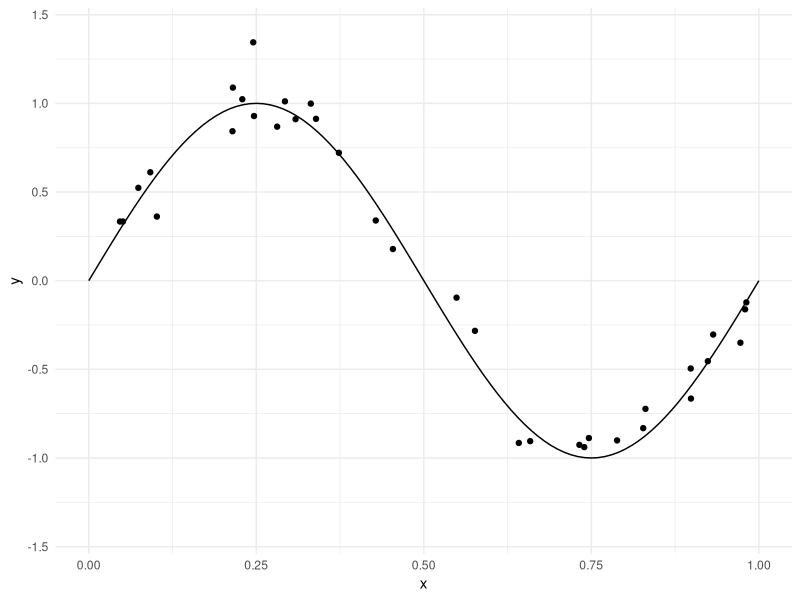
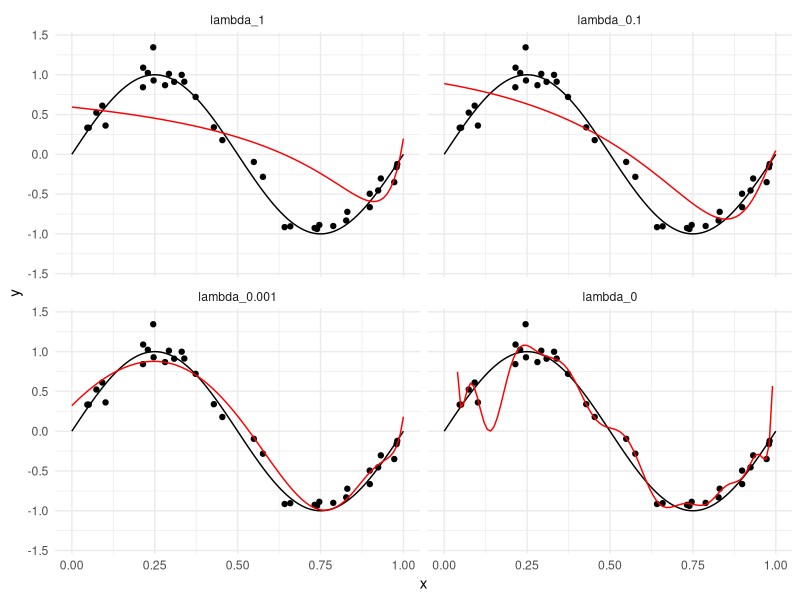
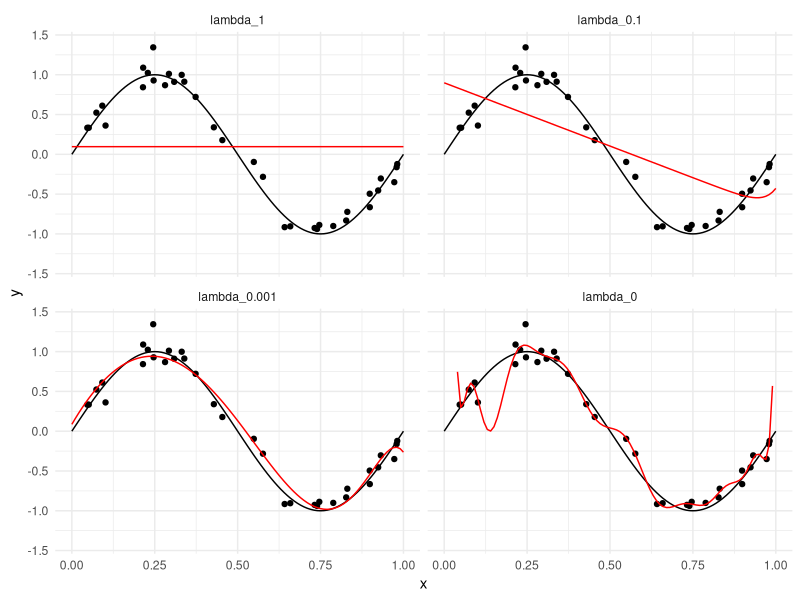

Write the R code that produced these figures, in order. (Note: this script raises an error after producing the figures.)
## ---- chunk 1
knitr::opts_chunk$set(echo = TRUE)
knitr::opts_chunk$set(message = FALSE)
# knitr::opts_knit$set(root.dir = '..')
knitr::opts_chunk$set(fig.height = 3, fig.width = 7)
knitr::opts_chunk$set(fig.pos='H')

library(data.table)
library(ggplot2)
library(magrittr)
library(glue)
library(purrr)
library(caret)
library(knitr)
library(glmnet)
## ---- chunk 2
set.seed(1337)
n <- 50
x <- runif(n, min = 0, max = 1)
e <- rnorm(n, 0, 0.1)
y <- sin(2*pi*x) + e

x_range <- seq(0,1,0.01)
f <- sin(2*pi*x_range)

data <- data.table(x = x, y = y)
data <- data[, constant := 1]

train_proportion <- 0.7
train_index <- sample(1:n, floor(n*train_proportion))

data_train <- data[train_index,]
data_test <- data[-train_index,]
data_range <- data.table(x = x_range, y = f)

p <- ggplot(data_train, aes(x, y)) +
    geom_point()  + 
    geom_line(data = data_range, aes(x, y)) +
    theme_minimal() +
    xlim(0, 1) + ylim(-1.4, 1.4)

p
## ---- chunk 3
MSE <- function(y, pred) {
    mean((y - pred)**2)
}

k <- c(0, 1, 5, 30)
train_control <- trainControl(method="cv", number=5)

mse_train <- list()
mse_test <- list()
mse_cross <- list()
aic <- list()
bic <- list()
for (i in k) {
    if (i == 0) {
       model <- lm(y ~ 1, data = data_train)
       model_caret <- train(y ~ constant, 
             data=data, 
             trControl=train_control, 
             method="lm", 
             tuneGrid  = expand.grid(intercept = FALSE) )
    } else {
        model <- lm(y ~ poly(x, i, raw = TRUE), data = data_train)
        formula <- as.formula(paste0("y ~ ", paste(paste0(paste0("I(x^",1:i),")"), collapse = " + ")))
        model_caret <- train(formula, 
               data=data, 
               trControl=train_control, 
               method="lm")
    }
    colname <- paste0("k_",i)
    data_train <- data_train[, eval(colname):=predict(model, newdata = data_train)]
    mse_train[[colname]] <-  MSE(data_train[, y], data_train[, get(colname)])
    data_test <- data_test[, eval(colname):=predict(model, newdata = data_test)]
    mse_test[[colname]] <-  MSE(data_test[, y], data_test[, get(colname)])
    mse_cross[[colname]] <-  model_caret$results$RMSE**2
    aic[[colname]] <-  AIC(model)
    bic[[colname]] <-  BIC(model)
}

evals <- cbind("train MSE" = unlist(mse_train), "test MSE" = unlist(mse_test), "CV MSE" = unlist(mse_cross),
               "AIC" = unlist(aic), "BIC" = unlist(bic))
kable(evals, digits = 2)
## ---- chunk 4

lambda <- c(1,0.1,0.001)

model_formula <- as.formula("y ~ poly(x, 30, raw = TRUE)")
X <- model.matrix(model_formula, data = data_train)[,-1]
X_range <- model.matrix(model_formula, data = data_range)[,-1]

ridge.mod <- glmnet(X, data_train$y, alpha = 0, lambda = lambda)

for (l in lambda){
  colname = paste0("lambda_",l)
  ridge.pred <- predict(ridge.mod, s = l, newx =  X_range)
  data_range <- data_range[, eval(colname):= ridge.pred]
}

lm.mod <- lm(model_formula, data = data_train)
data_range <- data_range[, "lambda_0":=predict(lm.mod, newdata = data_range)]

data_range_long <- melt(data_range, id.vars = c("x", "y"))

p +
    geom_line(data = data_range_long, aes(x, value), color = "red") +
    facet_wrap(~variable)

## ---- chunk 5

lambda <- c(1,0.1,0.001)

lasso.mod <- glmnet(X, data_train$y, alpha = 1, lambda = lambda)

data_range <- data.table(x = x_range, y = f)
for (l in lambda){
  colname = paste0("lambda_",l)
  ridge.pred <- predict(lasso.mod, s = l, newx =  X_range)
  data_range <- data_range[, eval(colname):= ridge.pred]
}

lm.mod <- lm(model_formula, data = data_train)
data_range <- data_range[, "lambda_0":=predict(lm.mod, newdata = data_range)]

data_range_long <- melt(data_range, id.vars = c("x", "y"))

p +
    geom_line(data = data_range_long, aes(x, value), color = "red") +
    facet_wrap(~variable)

## ---- chunk 6
knitr::include_graphics("./figures/lasso_ridge.png")
## ---- chunk 7

ridge_best <- cv.glmnet(X, data_train$y, alpha = 0)
bestlam <- ridge_best$lambda.min

data_range <- data.table(x = x_range, y = f)
data_range <- data_range[, "ridge_best":=predict(ridge_best, s = bestlam, newx =  X_range)]
data_train <- data_train[, "ridge_best":=predict(ridge_best, s = bestlam, newx =  X)]
X_test <- model.matrix(model_formula, data = data_test)[,-1]
data_test <- data_test[, "ridge_best":=predict(ridge_best, s = bestlam, newx =  X_test)]

lasso_best <- cv.glmnet(X, data_train$y, alpha = 1)
bestlam <- lasso_best$lambda.min

data_range <- data_range[, "lasso_best":=predict(lasso_best, s = bestlam, newx =  X_range)]
data_train <- data_train[, "lasso_best":=predict(lasso_best, s = bestlam, newx =  X)]
data_test <- data_test[, "lasso_best":=predict(lasso_best, s = bestlam, newx =  X_test)]

data_range_long <- melt(data_range, id.vars = c("x", "y"))

p +
    geom_line(data = data_range_long, aes(x, value), color = "red") +
    facet_wrap(~variable)

## ---- chunk 8
for (model in c("ridge_best", "lasso_best")) {
  mse_train[[model]] <-  MSE(data_train[, y], data_train[, get(model)])
  mse_test[[model]] <-  MSE(data_test[, y], data_test[, get(model)])
  mse_cross[[model]] <-  min(get(model)$cvm)
  aic[[model]] <-  NA
  bic[[model]] <-  NA
}


evals <- cbind("train MSE" = unlist(mse_train), "test MSE" = unlist(mse_test), "CV MSE" = unlist(mse_cross))
kable(evals, digits = 2)
